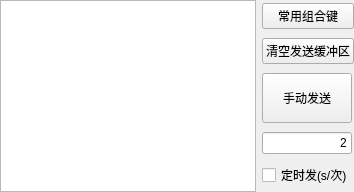
  <widget class="QDockWidget" name="sendbuffer_dockwidget">
   <property name="minimumSize">
    <size>
     <width>176</width>
     <height>0</height>
    </size>
   </property>
   <property name="sizeIncrement">
    <size>
     <width>0</width>
     <height>0</height>
    </size>
   </property>
   <property name="floating">
    <bool>false</bool>
   </property>
   <property name="features">
    <set>QDockWidget::AllDockWidgetFeatures</set>
   </property>
   <property name="windowTitle">
    <string>发送缓冲区</string>
   </property>
   <attribute name="dockWidgetArea">
    <number>8</number>
   </attribute>
   <widget class="QWidget" name="dockWidgetContents_5">
    <layout class="QHBoxLayout" name="horizontalLayout_3">
     <property name="leftMargin">
      <number>0</number>
     </property>
     <property name="topMargin">
      <number>0</number>
     </property>
     <property name="rightMargin">
      <number>0</number>
     </property>
     <property name="bottomMargin">
      <number>0</number>
     </property>
     <item>
      <layout class="QHBoxLayout" name="horizontalLayout_2">
       <item>
        <widget class="QPlainTextEdit" name="plainTextEdit"/>
       </item>
       <item>
        <layout class="QVBoxLayout" name="verticalLayout_3">
         <item>
          <widget class="QPushButton" name="keycombination">
           <property name="text">
            <string>常用组合键</string>
           </property>
          </widget>
         </item>
         <item>
          <widget class="QPushButton" name="clearsendbuffer">
           <property name="sizePolicy">
            <sizepolicy hsizetype="Fixed" vsizetype="Fixed">
             <horstretch>0</horstretch>
             <verstretch>0</verstretch>
            </sizepolicy>
           </property>
           <property name="text">
            <string>清空发送缓冲区</string>
           </property>
          </widget>
         </item>
         <item>
          <widget class="QPushButton" name="send_button">
           <property name="sizePolicy">
            <sizepolicy hsizetype="Fixed" vsizetype="Fixed">
             <horstretch>0</horstretch>
             <verstretch>0</verstretch>
            </sizepolicy>
           </property>
           <property name="maximumSize">
            <size>
             <width>90</width>
             <height>50</height>
            </size>
           </property>
           <property name="text">
            <string>手动发送</string>
           </property>
          </widget>
         </item>
         <item>
          <widget class="QLineEdit" name="timer_lineEdit">
           <property name="sizePolicy">
            <sizepolicy hsizetype="Fixed" vsizetype="Fixed">
             <horstretch>0</horstretch>
             <verstretch>0</verstretch>
            </sizepolicy>
           </property>
           <property name="maximumSize">
            <size>
             <width>90</width>
             <height>16777215</height>
            </size>
           </property>
           <property name="text">
            <string>2</string>
           </property>
           <property name="alignment">
            <set>Qt::AlignRight|Qt::AlignTrailing|Qt::AlignVCenter</set>
           </property>
          </widget>
         </item>
         <item>
          <widget class="QCheckBox" name="timer_send_checkbox">
           <property name="sizePolicy">
            <sizepolicy hsizetype="Minimum" vsizetype="Fixed">
             <horstretch>0</horstretch>
             <verstretch>0</verstretch>
            </sizepolicy>
           </property>
           <property name="text">
            <string>定时发(s/次)</string>
           </property>
          </widget>
         </item>
        </layout>
       </item>
      </layout>
     </item>
    </layout>
   </widget>
  </widget>
